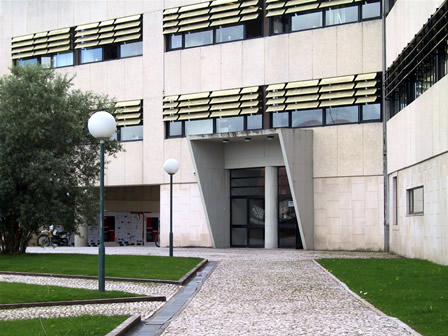
#> input picture P1/deti.bmp, 448 x 336 px
$ python ex2.py deti.bmp
#> lines starting #> are read from the running program, lines starting #| are printed output that depends on the picture
#import
import numpy as np
import cv2
import sys

# Read the image
image = cv2.imread( sys.argv[1], cv2.IMREAD_GRAYSCALE )
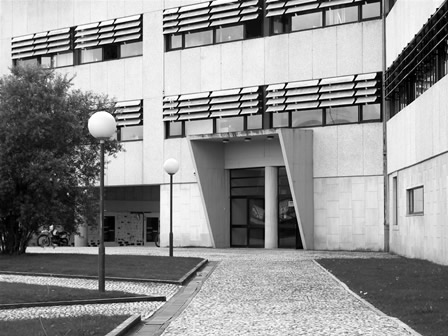
#> image: shape (336, 448); min 0, max 255, mean 145.1

img_copy=image.copy()


if  np.shape(image) == ():
	# Failed Reading
	print("Image file could not be open")
	exit(-1)

# Image characteristics
height, width= image.shape
#> height = 336; width = 448

for i in range(height):
    for j in range(width):
        if img_copy[i,j]<128:
            img_copy[i,j]=0
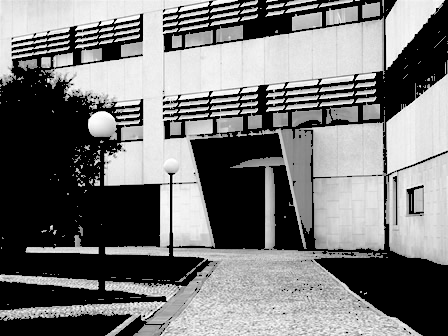
#> img_copy: shape (336, 448); min 0, max 255, mean 120.2

# Show the image
cv2.imshow( "Original", image )
cv2.imshow( "Tampered", img_copy )


# Wait
cv2.waitKey( 0 )
